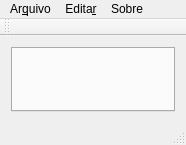
<?xml version="1.0" encoding="UTF-8"?>
<ui version="4.0">
 <class>MainWindow</class>
 <widget class="QMainWindow" name="MainWindow">
  <property name="geometry">
   <rect>
    <x>0</x>
    <y>0</y>
    <width>186</width>
    <height>145</height>
   </rect>
  </property>
  <property name="sizePolicy">
   <sizepolicy hsizetype="Maximum" vsizetype="Maximum">
    <horstretch>0</horstretch>
    <verstretch>0</verstretch>
   </sizepolicy>
  </property>
  <property name="windowTitle">
   <string>MainWindow</string>
  </property>
  <widget class="QWidget" name="centralWidget">
   <layout class="QHBoxLayout" name="horizontalLayout">
    <item>
     <widget class="QTabWidget" name="tabWidget">
      <property name="sizePolicy">
       <sizepolicy hsizetype="Expanding" vsizetype="Expanding">
        <horstretch>0</horstretch>
        <verstretch>0</verstretch>
       </sizepolicy>
      </property>
      <property name="layoutDirection">
       <enum>Qt::LeftToRight</enum>
      </property>
      <property name="autoFillBackground">
       <bool>false</bool>
      </property>
      <property name="tabShape">
       <enum>QTabWidget::Triangular</enum>
      </property>
      <property name="currentIndex">
       <number>-1</number>
      </property>
      <property name="tabsClosable">
       <bool>true</bool>
      </property>
      <property name="movable">
       <bool>true</bool>
      </property>
     </widget>
    </item>
   </layout>
  </widget>
  <widget class="QMenuBar" name="menuBar">
   <property name="geometry">
    <rect>
     <x>0</x>
     <y>0</y>
     <width>186</width>
     <height>21</height>
    </rect>
   </property>
   <widget class="QMenu" name="menuFile">
    <property name="title">
     <string>Ar&amp;quivo</string>
    </property>
    <addaction name="actionNovo_Mapa"/>
    <addaction name="actionCarregar_Mapa"/>
    <addaction name="actionSalvar_Mapa"/>
    <addaction name="separator"/>
    <addaction name="actionExportar_como_imagem"/>
   </widget>
   <widget class="QMenu" name="menuEditar">
    <property name="title">
     <string>Edita&amp;r</string>
    </property>
    <addaction name="actionPropriedades_do_mapa"/>
   </widget>
   <widget class="QMenu" name="menuSobre">
    <property name="title">
     <string>Sobre</string>
    </property>
    <addaction name="actionAjuda"/>
    <addaction name="actionSobre"/>
   </widget>
   <addaction name="menuFile"/>
   <addaction name="menuEditar"/>
   <addaction name="menuSobre"/>
  </widget>
  <widget class="QToolBar" name="mainToolBar">
   <attribute name="toolBarArea">
    <enum>TopToolBarArea</enum>
   </attribute>
   <attribute name="toolBarBreak">
    <bool>false</bool>
   </attribute>
  </widget>
  <widget class="QStatusBar" name="statusBar"/>
  <action name="actionNovo_Mapa">
   <property name="text">
    <string>&amp;Novo Mapa</string>
   </property>
  </action>
  <action name="actionCarregar_Mapa">
   <property name="text">
    <string>&amp;Carregar Mapa</string>
   </property>
  </action>
  <action name="actionSalvar_Mapa">
   <property name="enabled">
    <bool>false</bool>
   </property>
   <property name="text">
    <string>&amp;Salvar Mapa</string>
   </property>
  </action>
  <action name="actionExportar_como_imagem">
   <property name="enabled">
    <bool>false</bool>
   </property>
   <property name="text">
    <string>&amp;Exportar como imagem</string>
   </property>
  </action>
  <action name="actionPropriedades_do_mapa">
   <property name="enabled">
    <bool>false</bool>
   </property>
   <property name="text">
    <string>&amp;Propriedades do mapa</string>
   </property>
  </action>
  <action name="actionAjuda">
   <property name="text">
    <string>Ajuda</string>
   </property>
  </action>
  <action name="actionSobre">
   <property name="text">
    <string>Sobre</string>
   </property>
  </action>
 </widget>
 <layoutdefault spacing="6" margin="11"/>
 <resources/>
 <connections/>
</ui>
